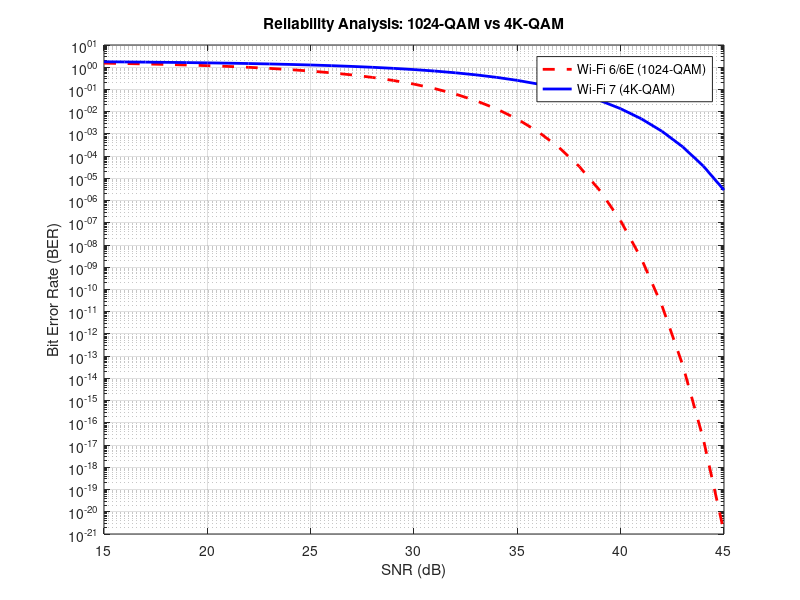

Source code (MATLAB):
% BER Comparison for QAM Modulations
snr_db = 15:1:45;
snr_linear = 10.^(snr_db/10);

% BER for 1024-QAM (Wi-Fi 6)
ber_wifi6 = 2 * erfc(sqrt(1.5 * snr_linear / (1024 - 1)));

% BER for 4096-QAM (Wi-Fi 7)
ber_wifi7 = 2 * erfc(sqrt(1.5 * snr_linear / (4096 - 1)));

figure;
semilogy(snr_db, ber_wifi6, 'r--', 'LineWidth', 2); hold on;
semilogy(snr_db, ber_wifi7, 'b-', 'LineWidth', 2);
grid on;
xlabel('SNR (dB)');
ylabel('Bit Error Rate (BER)');
title('Reliability Analysis: 1024-QAM vs 4K-QAM');
legend('Wi-Fi 6/6E (1024-QAM)', 'Wi-Fi 7 (4K-QAM)');